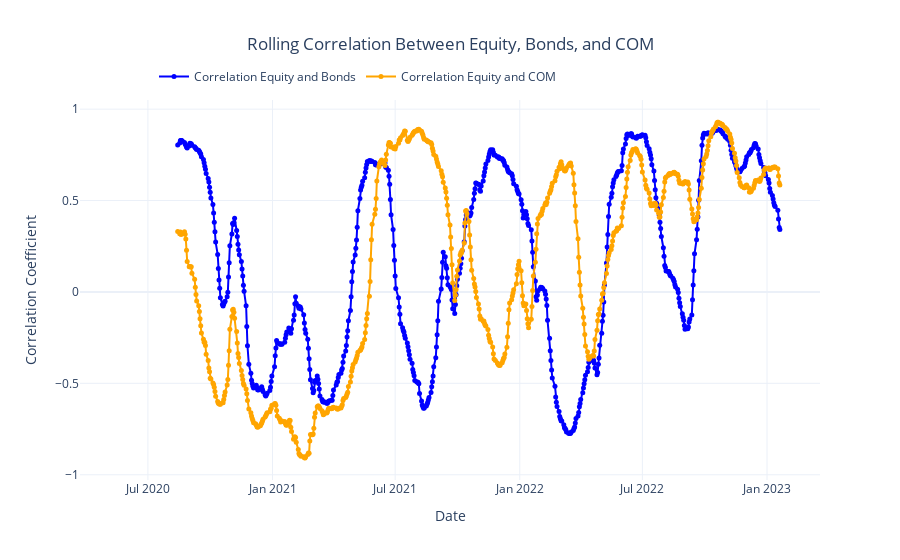

Notebook source saved alongside this figure:
### Code cell
import plotly.graph_objects as go

y1 = correlation['Correlation Equity and Bonds']
y2 = correlation['Correlation Equity and COM']
x = correlation.index

fig = go.Figure()

fig.add_trace(go.Scatter(
    x=x,
    y=y1,
    mode='lines+markers', 
    name='Correlation Equity and Bonds',
    line=dict(color='blue', width=2), 
    marker=dict(size=5) 
))

fig.add_trace(go.Scatter(
    x=x,
    y=y2,
    mode='lines+markers',
    name='Correlation Equity and COM',
    line=dict(color='orange', width=2),
    marker=dict(size=5)
))

fig.update_layout(
    title='Rolling Correlation Between Equity, Bonds, and COM',
    title_x=0.5, 
    xaxis_title='Date',
    yaxis_title='Correlation Coefficient',
    legend=dict(x=0.1, y=1.1, orientation='h'), 
    hovermode='x', 
    template='plotly_white' 
)

fig.show()

### Figure 1 — Plotly figure (JSON) as saved in the notebook; plotly's stock layout.template omitted (floating-point values rounded to 4 significant figures; data arrays with more than 128 entries replaced by an {"elided": "..."} marker saying what was removed)
{"data": [{"line": {"color": "blue", "width": 2}, "marker": {"size": 5}, "mode": "lines+markers", "name": "Correlation Equity and Bonds", "type": "scatter", "x": {"elided": "672 str values"}, "y": {"elided": "672 float values"}}, {"line": {"color": "orange", "width": 2}, "marker": {"size": 5}, "mode": "lines+markers", "name": "Correlation Equity and COM", "type": "scatter", "x": {"elided": "672 str values"}, "y": {"elided": "672 float values"}}], "layout": {"hovermode": "x", "legend": {"orientation": "h", "x": 0.1, "y": 1.1}, "title": {"text": "Rolling Correlation Between Equity, Bonds, and COM", "x": 0.5}, "xaxis": {"title": {"text": "Date"}}, "yaxis": {"title": {"text": "Correlation Coefficient"}}}}
